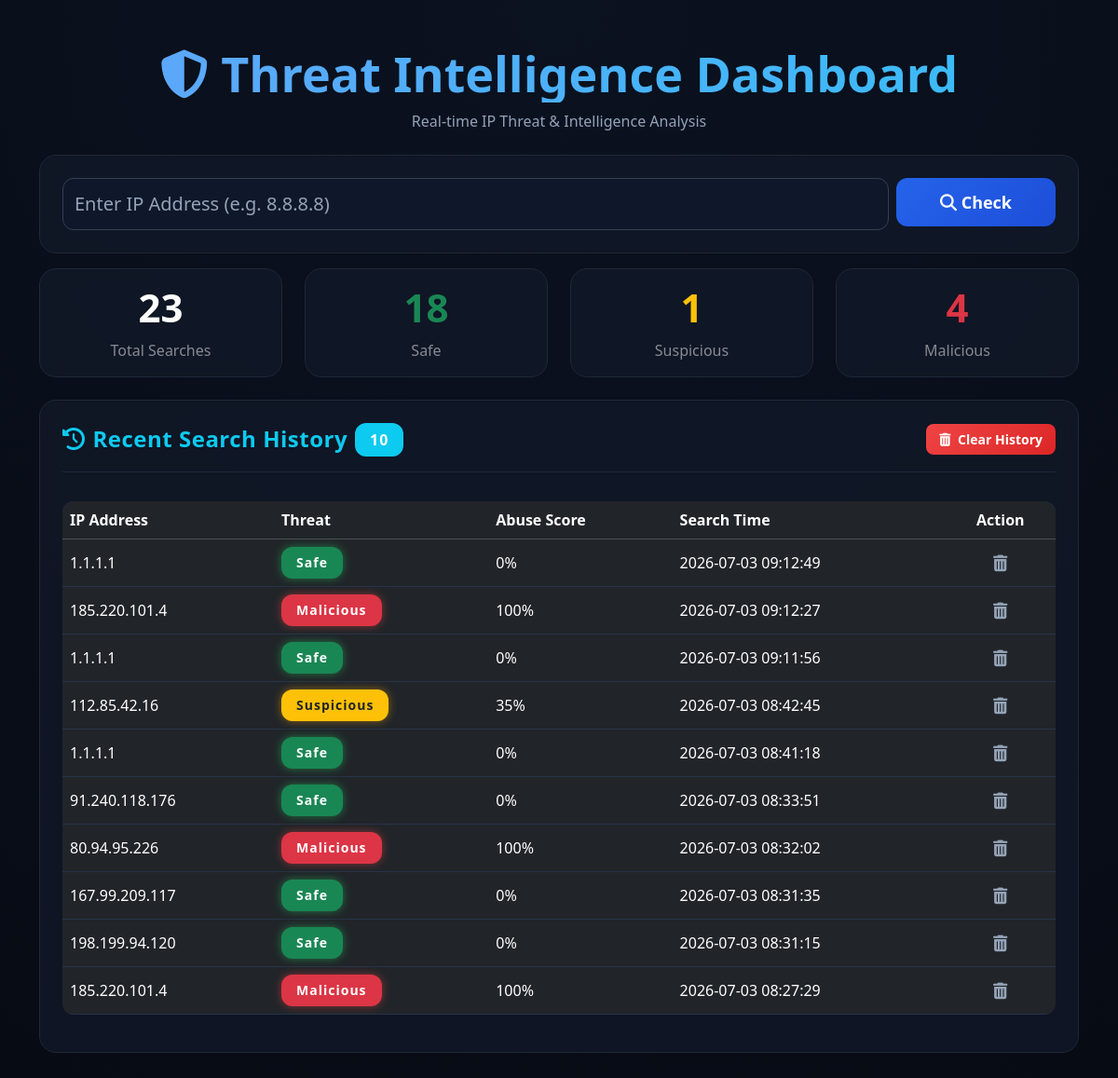
The page / on the database its author committed.
### tables this page shows
CREATE TABLE search_history(

        id INTEGER PRIMARY KEY AUTOINCREMENT,

        ip TEXT,

        threat TEXT,

        abuse_score INTEGER,

        search_time TIMESTAMP DEFAULT CURRENT_TIMESTAMP

    );

### app.py (the view)
@app.route("/", methods=["GET"])
def home():
    history = get_history()
    stats = get_statistics()
    return render_template(
        "index.html",
        history=history,
        stats=stats
    )

### database.py (called while the page is built)
def get_history():
    conn = sqlite3.connect(DB_NAME)
    cursor = conn.cursor()
    cursor.execute("""
    SELECT ip, threat, abuse_score, search_time, id
    FROM search_history
    ORDER BY id DESC
    LIMIT 10
    """)
    rows = cursor.fetchall()
    conn.close()
    return rows

def get_statistics():
    conn = sqlite3.connect(DB_NAME)
    cursor = conn.cursor()
    cursor.execute("SELECT COUNT(*) FROM search_history")
    total = cursor.fetchone()[0]
    cursor.execute("SELECT COUNT(*) FROM search_history WHERE threat='Safe'")
    safe = cursor.fetchone()[0]
    cursor.execute("SELECT COUNT(*) FROM search_history WHERE threat='Suspicious'")
    suspicious = cursor.fetchone()[0]
    cursor.execute("SELECT COUNT(*) FROM search_history WHERE threat='Malicious'")
    malicious = cursor.fetchone()[0]
    conn.close()
    return {
        "total": total,
        "safe": safe,
        "suspicious": suspicious,
        "malicious": malicious
    }

### templates/index.html (shortened to what this page needs)
<!DOCTYPE html>
<html lang="en">
<head>
    <link href="https://cdn.jsdelivr.net/npm/bootstrap@5.3.3/dist/css/bootstrap.min.css" rel="stylesheet">
    <link rel="stylesheet" href="https://cdnjs.cloudflare.com/ajax/libs/font-awesome/6.5.2/css/all.min.css">
    <link rel="stylesheet" href="https://unpkg.com/leaflet@1.9.4/dist/leaflet.css"/>
    <link rel="stylesheet" href="{{ url_for('static', filename='style.css') }}">
</head>
<body>
    <div class="container py-5">
        <div class="text-center mb-4">
            <h1 class="title">
                <i class="fa-solid fa-shield-halved"></i>
                Threat Intelligence Dashboard
            </h1>
            <p class="subtitle">
                Real-time IP Threat & Intelligence Analysis
            </p>
        </div>
        <div class="card search-card p-4 mb-3">
            <form id="searchForm">
                <div class="row g-2">
                    <div class="col-md-10">
                        <input type="text" class="form-control form-control-lg" name="ip" id="ipInput"
                            placeholder="Enter IP Address (e.g. 8.8.8.8)" required>
                    </div>
                    <div class="col-md-2">
                        <button type="submit" class="btn btn-primary btn-lg w-100">
                            <i class="fa fa-search"></i> Check
                        </button>
                    </div>
                </div>
            </form>
        </div>
        <div class="row mb-4">
            <div class="col-md-3">
                <div class="card glass-card text-center p-3">
                    <h2 id="statTotal" class="text-white fw-bold">{{ stats.total }}</h2>
                    <p class="m-0 text-white-50">Total Searches</p>
                </div>
            </div>
            <div class="col-md-3">
                <div class="card glass-card text-center p-3">
                    <h2 id="statSafe" class="text-success fw-bold">{{ stats.safe }}</h2>
                    <p class="m-0 text-white-50">Safe</p>
                </div>
            </div>
            <div class="col-md-3">
                <div class="card glass-card text-center p-3">
                    <h2 id="statSuspicious" class="text-warning fw-bold">{{ stats.suspicious }}</h2>
                    <p class="m-0 text-white-50">Suspicious</p>
                </div>
            </div>
            <div class="col-md-3">
                <div class="card glass-card text-center p-3">
                    <h2 id="statMalicious" class="text-danger fw-bold">{{ stats.malicious }}</h2>
                    <p class="m-0 text-white-50">Malicious</p>
                </div>
            </div>
        </div>
        <div class="row mt-4">
            <div class="col-12">
                <div class="card glass-card p-4">
                    <div class="d-flex align-items-center justify-content-between flex-wrap">
                        <h4 class="text-info m-0 d-flex align-items-center">
                            <span><i class="fa-solid fa-clock-rotate-left me-2"></i>Recent Search History</span>
                            <span id="historyCountBadge" class="badge bg-info fs-6 ms-2 {% if not history %}d-none{% endif %}">
                                {{ history|length }}
                            </span>
                        </h4>
                        <form method="POST" action="/clear" class="m-0" id="clearHistoryForm" onsubmit="return confirm('Are you sure you want to clear ALL history?');">
                            <button type="submit" class="btn btn-danger btn-sm {% if not history %}d-none{% endif %}" id="clearHistoryBtn">
                                <i class="fa-solid fa-trash-can me-1"></i> Clear History
                            </button>
                        </form>
                    </div>
                    <hr>
                    <div class="table-responsive" id="historyTableContainer">
                        {% if history %}
                        <table class="table table-dark table-hover align-middle">
                            <thead>
                                <tr>
                                    <th>IP Address</th>
                                    <th>Threat</th>
                                    <th>Abuse Score</th>
                                    <th>Search Time</th>
                                    <th class="text-center">Action</th>
                                </tr>
                            </thead>
                            <tbody id="historyTableBody">
                                {% for item in history %}
                                <tr id="row-{{ item[4] }}">
                                    <td>{{ item[0] }}</td>
                                    <td>
                                        {% if item[1] == "Safe" %}
                                        <span class="badge bg-success">Safe</span>
                                        {% elif item[1] == "Suspicious" %}
                                        <span class="badge bg-warning text-dark">Suspicious</span>
                                        {% else %}
                                        <span class="badge bg-danger">Malicious</span>
                                        {% endif %}
                                    </td>
                                    <td>{{ item[2] }}%</td>
                                    <td>{{ item[3] }}</td>
                                    <td class="text-center">
                                        <button type="button" class="btn-delete-item" title="Delete This Entry" onclick="deleteRow('{{ item[4] }}')">
                                            <i class="fa-solid fa-trash-can"></i>
                                        </button>
                                    </td>
                                </tr>
                                {% endfor %}
                            </tbody>
                        </table>
                        {% else %}
                        <p class="text-secondary m-0" id="noHistoryText">No searches yet.</p>
                        {% endif %}
                    </div>
                </div>
            </div>
        </div>
    </div>
</body>
</html>

### static/style.css (style rules this page uses)
body { background: radial-gradient(circle at top, #0b1220, #070b14); color:#e5e7eb; font-family:'Segoe UI',sans-serif; }
.title { font-size:52px; font-weight:900; background: linear-gradient(90deg, #60a5fa, #38bdf8); background-clip: text; -webkit-background-clip: text; -webkit-text-fill-color: transparent; }
.subtitle { color:#94a3b8; font-size:18px; }
.search-card, .glass-card { background: rgba(17, 24, 39, 0.85); border:1px solid #1f2937; border-radius:18px; backdrop-filter: blur(10px); transition: all .3s ease; }
.form-control { background:#0f172a; border:1px solid #334155; color:#fff; border-radius:12px; padding:12px; }
.form-control::placeholder { color:#94a3b8; }
.btn-primary { background: linear-gradient(135deg, #2563eb, #1d4ed8); border:none; height:52px; font-size:18px; font-weight:600; border-radius:12px; transition: all 0.2s ease; }
.btn-danger.btn-sm { background: linear-gradient(135deg, #ef4444, #dc2626); border: none; border-radius: 8px; padding: 6px 14px; font-weight: 600; transition: all 0.2s ease; }
.btn-delete-item { background: none; border: none; padding: 0; color: #94a3b8; font-size: 1.1rem; cursor: pointer; transition: all 0.2s ease; display: inline-block; }
.badge { padding:10px 16px; border-radius:12px; font-size:14px; letter-spacing:1px; }
hr { border-color:#273449; opacity:0.6; }
.card h4 { font-weight:800; letter-spacing:0.5px; }
.glass-card h4 i { margin-right:8px; }
.table { margin-top:15px; border-radius:12px; overflow:hidden; }
.table thead { background:#1e3a8a; }
.table td { vertical-align:middle; border-color:#273449; }
.table-responsive { border-radius:12px; }
.badge.bg-danger { box-shadow: 0 0 10px rgba(239, 68, 68, 0.5); }
.badge.bg-warning { box-shadow: 0 0 10px rgba(245, 158, 11, 0.5); }
.badge.bg-success { box-shadow: 0 0 10px rgba(34, 197, 94, 0.5); }
.text-center h2 { font-size:42px; font-weight:800; }
.text-center p { color:#94a3b8; margin-bottom:0; font-size:16px; }

### rows shown on the page
search_history: ip "1.1.1.1", threat "Safe", abuse_score "0", search_time "2026-07-03 09:12:49"
search_history: ip "185.220.101.4", threat "Malicious", abuse_score "100", search_time "2026-07-03 09:12:27"
search_history: ip "1.1.1.1", threat "Safe", abuse_score "0", search_time "2026-07-03 09:11:56"
search_history: ip "112.85.42.16", threat "Suspicious", abuse_score "35", search_time "2026-07-03 08:42:45"
search_history: ip "1.1.1.1", threat "Safe", abuse_score "0", search_time "2026-07-03 08:41:18"
search_history: ip "91.240.118.176", threat "Safe", abuse_score "0", search_time "2026-07-03 08:33:51"
search_history: ip "80.94.95.226", threat "Malicious", abuse_score "100", search_time "2026-07-03 08:32:02"
search_history: ip "167.99.209.117", threat "Safe", abuse_score "0", search_time "2026-07-03 08:31:35"
search_history: ip "198.199.94.120", threat "Safe", abuse_score "0", search_time "2026-07-03 08:31:15"
search_history: ip "185.220.101.4", threat "Malicious", abuse_score "100", search_time "2026-07-03 08:27:29"

### other values the page prints
{{ stats.total }} "23"
{{ stats.safe }} "18"
{{ stats.suspicious }} "1"
{{ stats.malicious }} "4"
{{ history|length }} "10"
